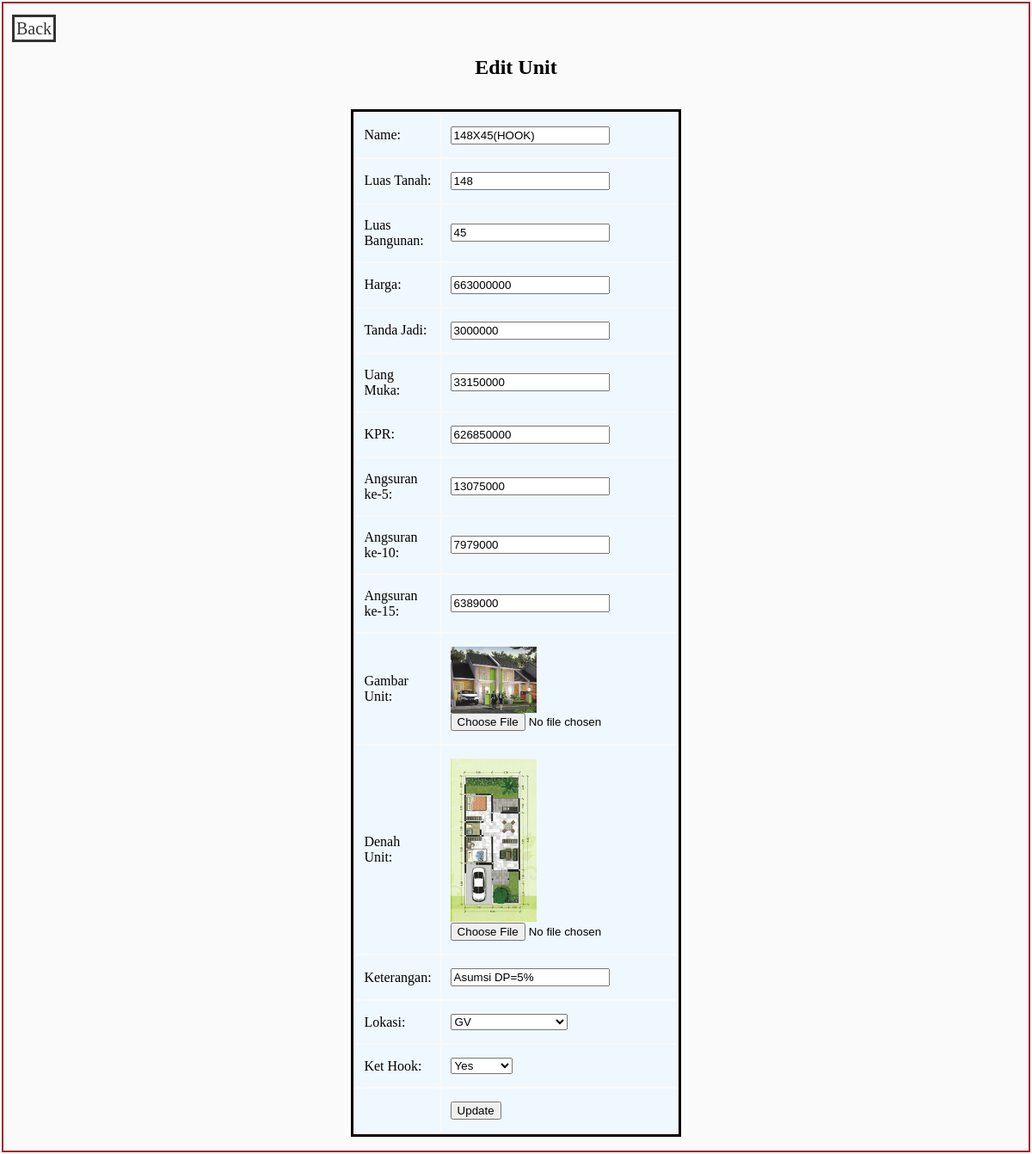
The page /actions/edit_unit.php?id=148X45(HOOK) on the database its author committed.
### tables this page shows
CREATE TABLE `unit_tb` (
  `id_u` varchar(100) NOT NULL,
  `luas_tanah_u` int(100) NOT NULL,
  `luas_bangunan_u` int(100) NOT NULL,
  `harga_u` int(255) NOT NULL,
  `tanda_jadi_u` int(255) NOT NULL,
  `dp_u` int(255) NOT NULL,
  `kpr_u` int(255) NOT NULL,
  `angsuran_5_u` int(255) NOT NULL,
  `angsuran_10_u` int(255) NOT NULL,
  `angsuran_15_u` int(255) NOT NULL,
  `gambar_u` varchar(255) DEFAULT NULL,
  `denah_u` varchar(255) DEFAULT NULL,
  `ket_u` varchar(255) DEFAULT NULL,
  `id_lo` varchar(10) DEFAULT NULL,
  `hook_ket_u` varchar(3) DEFAULT NULL
);

### actions/edit_unit.php (the view, shortened to what this page needs)
<?php
include_once('../functions.php');
    if (isset($_GET['id']))
    {$id = $_GET['id'];
    }
    else {
        header("Location: ../index.php");
    }
    $result = mysqli_query($mysqli, "SELECT * FROM unit_tb WHERE id_u='$id'");
    while($row = mysqli_fetch_array($result))
    {
    $nama = $row['id_u'];
    $luasTan = $row['luas_tanah_u'];
    $luasBang = $row['luas_bangunan_u'];
    $harga = $row['harga_u'];
    $TanJad = $row['tanda_jadi_u'];
    $DP = $row['dp_u'];
    $KPR= $row['kpr_u'];
    $Ang5 = $row['angsuran_5_u'];
    $Ang10 = $row['angsuran_10_u'];
    $Ang15 = $row['angsuran_15_u'];
    $gambar=$row['gambar_u'];
    $denah=$row['denah_u'];
    $ket = $row['ket_u'];
    $lok = $row['id_lo'];
    $hook = $row['hook_ket_u'];
    }
?>
<html lang="en">
<head>
    <link rel="stylesheet" href="../pages/styles_pages.css">
</head>
<body>
        <br/>
        <a class="backLink" href='../mypage_admin.php'>Back</a>
        <h2>Edit Unit</h2>
        <form action="edit_unit.php" method="post" name="edit_unit" enctype="multipart/form-data">
            <table width="25%" border="0">
                <tr>
                    <td>Name:</td>
                    <td><input type="text" onkeypress="return event.charCode != 32" name="unit_id" value='<?php echo $nama;?>'></td>
                </tr>
                <tr>
                    <td>Luas Tanah:</td>
                    <td><input type="number" onkeypress="return event.charCode != 32" name="unit_luasTan" value=<?php echo $luasTan;?>></td>
                </tr>
                <tr>
                    <td>Luas Bangunan:</td>
                    <td><input type="number" onkeypress="return event.charCode != 32" name="unit_luasBang" value=<?php echo $luasBang;?>></td>
                </tr>
                <tr>
                    <td>Harga:</td>
                    <td><input type="number" onkeypress="return event.charCode != 32" name="unit_harga" value=<?php echo $harga;?>></td>
                </tr>
                <tr>
                    <td>Tanda Jadi:</td>
                    <td><input type="text" onkeypress="return event.charCode != 32" name="unit_TanJad" value=<?php echo $TanJad;?>></td>
                </tr>
                <tr>
                    <td>Uang Muka:</td>
                    <td><input type="text" onkeypress="return event.charCode != 32" name="unit_DP" value=<?php echo $DP;?>></td>
                </tr>
                <tr>
                    <td>KPR:</td>
                    <td><input type="text" onkeypress="return event.charCode != 32" name="unit_KPR" value=<?php echo $KPR;?>></td>
                </tr>
                <tr>
                    <td>Angsuran ke-5:</td>
                    <td><input type="text" onkeypress="return event.charCode != 32" name="unit_ang5" value=<?php echo $Ang5;?>></td>
                </tr>
                <tr>
                    <td>Angsuran ke-10:</td>
                    <td><input type="text" onkeypress="return event.charCode != 32" name="unit_ang10" value=<?php echo $Ang10;?>></td>
                </tr>
                <tr>
                    <td>Angsuran ke-15:</td>
                    <td><input type="text" onkeypress="return event.charCode != 32" name="unit_ang15" value=<?php echo $Ang15;?>></td>
                </tr>
                <tr>
                    <td>Gambar Unit:</td>
                    <td><img src="<?php echo "../$gambar"; ?>" width="100">
                    <input type="file" name="unit_gambar" ></td>
                </tr>
                <tr>
                    <td>Denah Unit:</td>
                    <td><img src="<?php echo "../$denah";?>" width="100">
                    <input type="file" name="unit_denah"></td>
                </tr>
                <tr>
                    <td>Keterangan:</td>
                    <td><input type="text" name="unit_ket" value='<?php echo $ket;?>'></td>
                </tr>
                <tr>
                    <td>Lokasi:</td>
                    <td>
                        <select name="unit_lok">
                            <option value=<?php echo $lok;?>><?php echo $lok;?></option>
                        </select>
                    </td>
                </tr>
                <tr>
                    <td>Ket Hook:</td>
                    <td>
                    <select name="unit_hook">
                            <option value='<?php echo $hook;?>'?><?php echo $hook;?></option>
                    </select>
                    </td>
                </tr>
                <tr >
                    <td><input type="hidden" name="id_temp" value=<?php echo $_GET['id'];?>>
                        <input type="hidden" name="denahLama" value=<?php echo $denah;?>></td>
                    <td ><input type="submit" name="Edit_Unit" value="Update" ></td>
                </tr>
            </table>
        </form>
</body>
</html>

### pages/styles_pages.css (style rules this page uses)
body { background-color: rgb(250, 250, 250); margin: 2px; border-style: solid; border-width: 2px; border-color: brown; }
h2 { text-align: center; }
tr { background-color: aliceblue; }
td { padding-top: 15px; padding-bottom: 15px; padding-left:10px; padding-right: 10px; }
table { margin-top: 35px; margin-left: auto; margin-right: auto; border-style: solid; border-color: black; border-width: 3px; }
a:link { text-decoration: none; }
.backLink { color:#333; background-color: white; border: 3px solid #333; font-size: 20px; margin: 10px; margin-top: 20px; padding: 2px; text-decoration: none; }

### rows shown on the page
unit_tb: unit_id "148X45(HOOK)", unit_luasTan "148", unit_luasBang "45", unit_harga "663000000", unit_TanJad "3000000", unit_DP "33150000", unit_KPR "626850000", unit_ang5 "13075000", unit_ang10 "7979000", unit_ang15 "6389000", gambar_u (picture), denah_u (picture), unit_ket "Asumsi DP=5%", unit_lok "GV", unit_hook "Yes"
